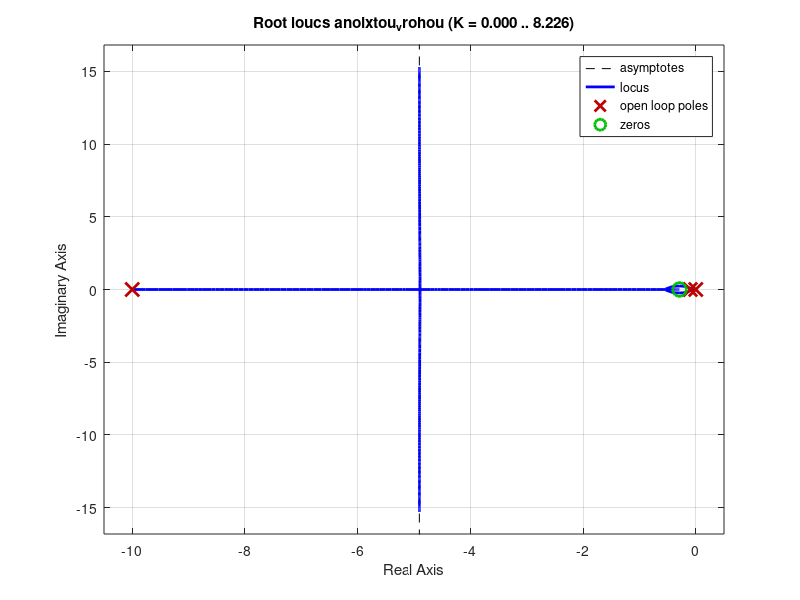
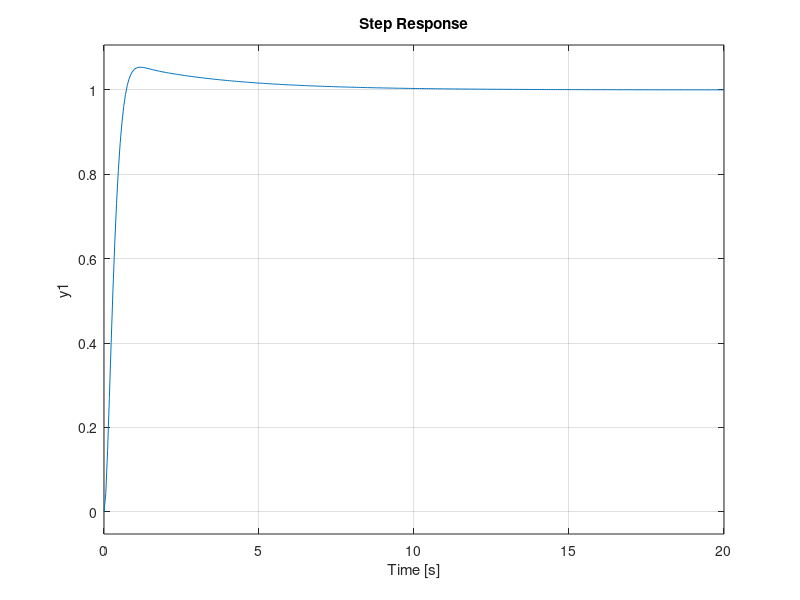

Here is the MATLAB script that generated these plots, in order:
clc
clear all

%Vasikes Parametroi
Kp=1.262;
c=-0.29;
Ka=1;
K=25*Ka*Kp;
Ki=Kp*(-c);

%Synartiseis Metaforas
Gc=zpk(c, 0, Kp);
Gp=zpk([],[-0.1 -10],25);

%Gewmwtrikos topos rizwn
anoixtou_vrohou=Gc*Gp;
figure
rlocus(anoixtou_vrohou);

%Step
kleistou_vrohou=feedback(anoixtou_vrohou,1 ,-1);
figure 
step(kleistou_vrohou)
